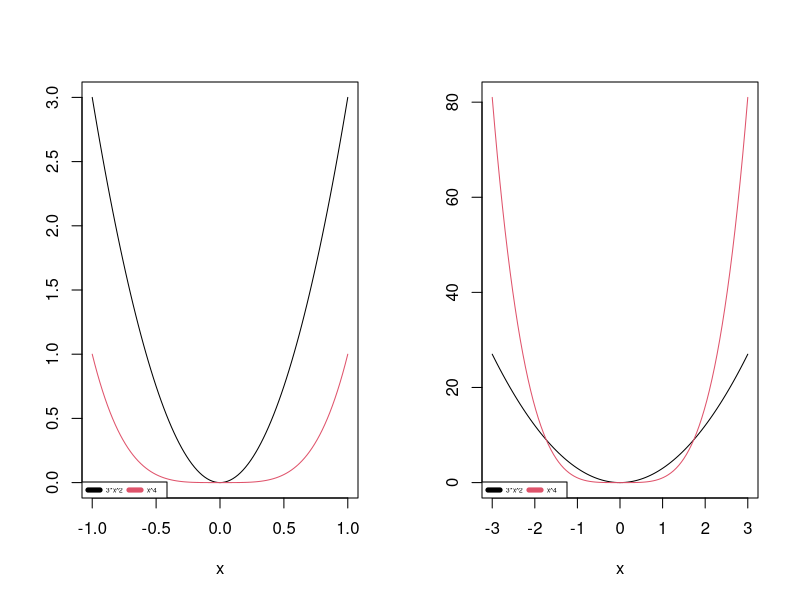
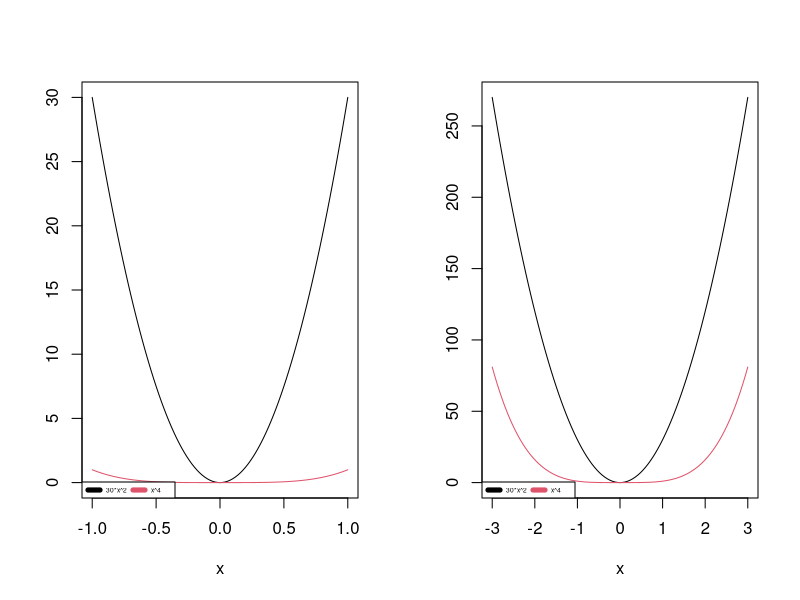
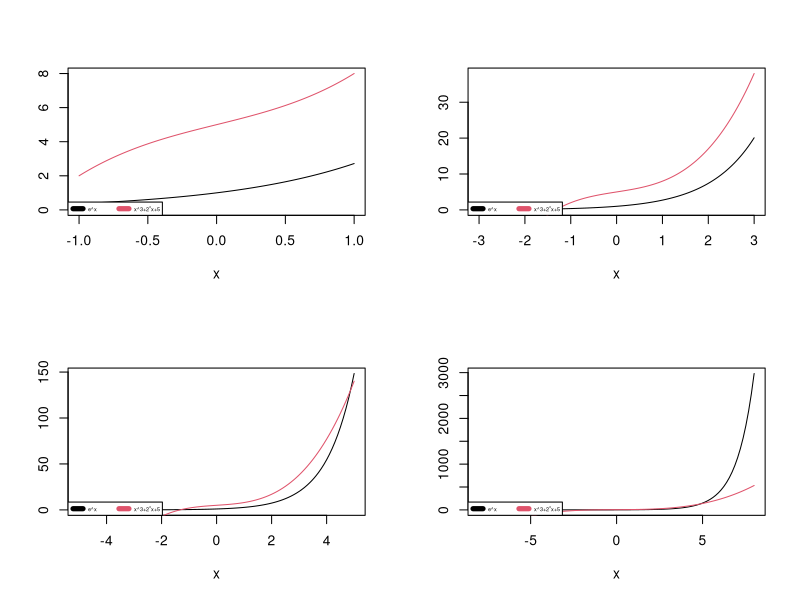
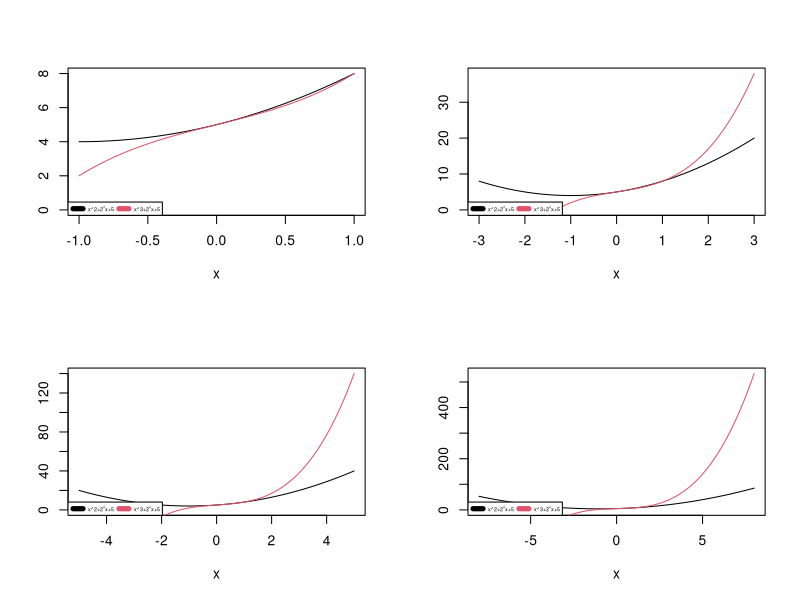
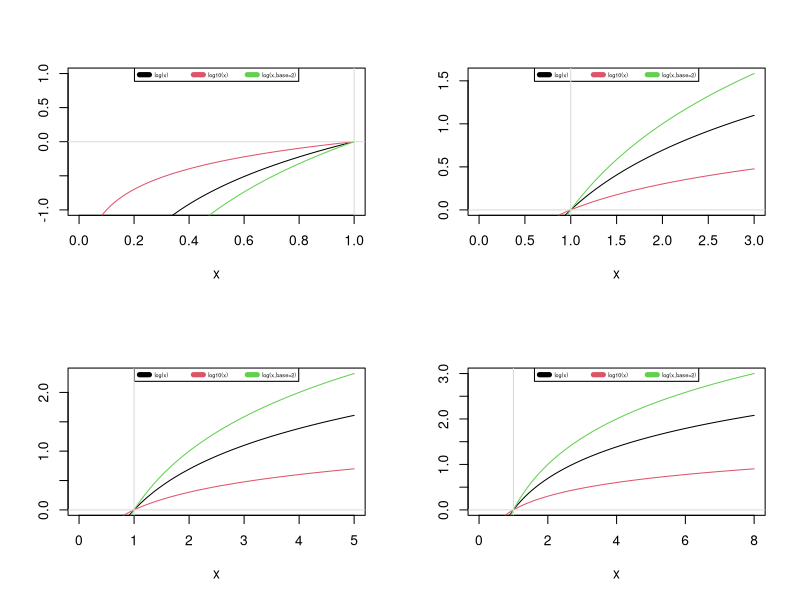
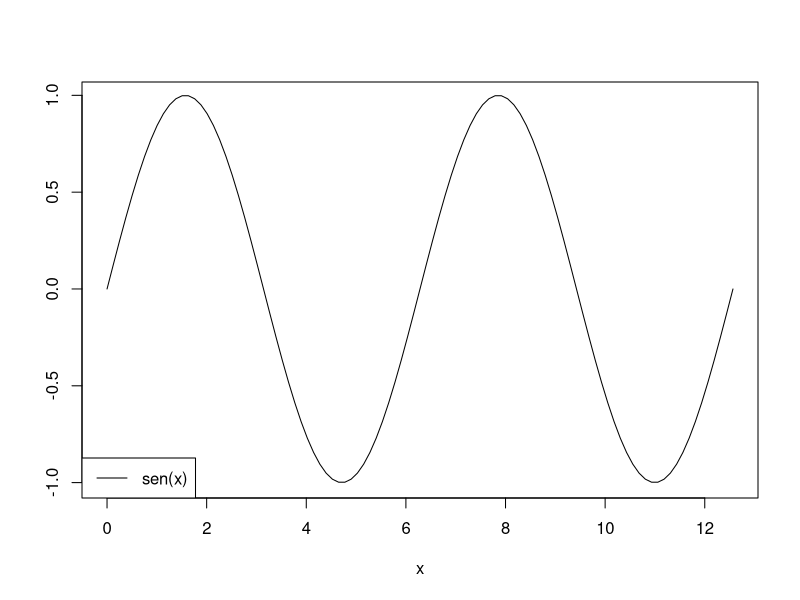
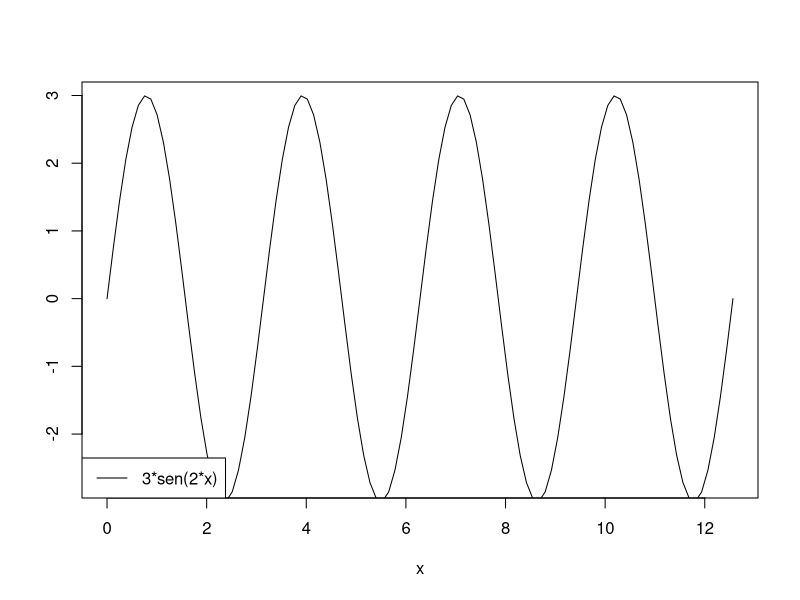
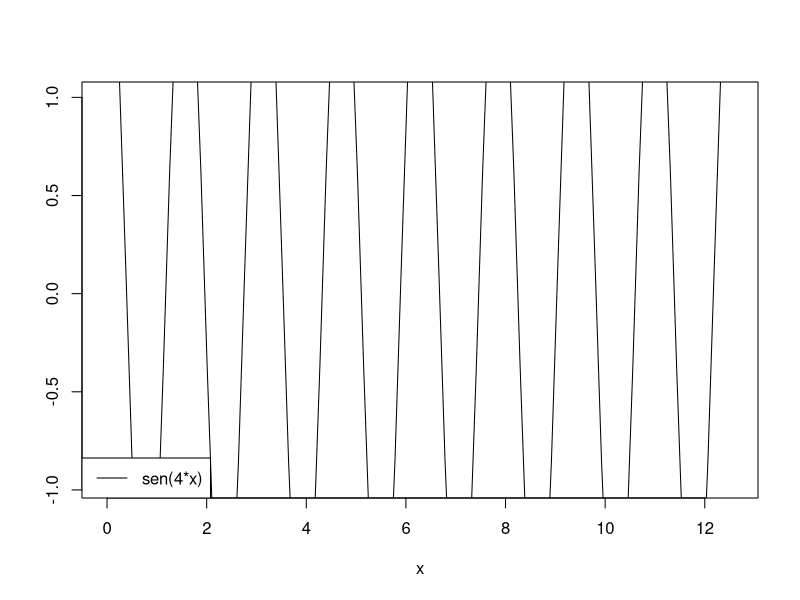

These charts were generated, in order, by the following R code:
### ejercicio 1 ###
par(mfrow=c(1,2))
for (x in c(1,3)){
M <-x
l <- c(0, max(M^4, 3*M^2))

curve(3*x^2, -M, M, xlab="x", ylab="", ylim=l, col =1)
curve(x^4, -M, M, xlab="x", ylab="", ylim=l, col=2, add=T)

legend("bottomleft", c("3*x^2","x^4"), col=c(1, 2) , lty=c(1,1), lwd=5,cex=0.40, horiz = TRUE,inset=0 )
}


par(mfrow=c(1,2))
for (x in c(1,3)){
  M <-x
  l <- c(0, max(M^4, 30*M^2))
  
  curve(30*x^2, -M, M, xlab="x", ylab="", ylim=l, col =1)
  curve(x^4, -M, M, xlab="x", ylab="", ylim=l, col=2, add=T)
  
  legend("bottomleft", c("30*x^2","x^4"), col=c(1, 2) , lty=c(1,1), lwd=5,cex=0.40, horiz = TRUE,inset=0 )
}

### ejercicio 2 ###

par(mfrow=c(2,2))
for (x in c(1,3,5,8)){
  M <-x
  l <- c(0, max(exp(M), (M^3)+2*M+5))
  print(l)
  curve(exp(x), -M, M, xlab="x", ylab="", ylim=l, col =1)
  curve(x^3+2*x+5, -M, M, xlab="x", ylab="", ylim=l, col=2, add=T)
  
  legend("bottomleft", c("e^x","x^3+2*x+5"), col=c(1, 2) , lty=c(1,1), lwd=5,cex=0.40, horiz = TRUE,inset=0 )
}

par(mfrow=c(2,2))
for (x in c(1,3,5,8)){
  M <-x
  l <- c(0, max((M^2)+2*M+5, (M^3)+2*M+5))
  
  curve((x^2)+2*x+5, -M, M, xlab="x", ylab="", ylim=l, col =1)
  curve(x^3+2*x+5, -M, M, xlab="x", ylab="", ylim=l, col=2, add=T)
  
  legend("bottomleft", c("x^2+2*x+5","x^3+2*x+5"), col=c(1, 2) , lty=c(1,1), lwd=5,cex=0.40, horiz = TRUE,inset=0 )
}

### ejercicio 3 ###

par(mfrow=c(2,2))
for (x in c(1,3,5,8)){
  M <-x
  l <- c(0, max(log(M), log10(M),log(M,base=2)))
  
  curve(log(x), 0, M, xlab="x", ylab="", ylim=l, col =1)
  curve(log10(x), 0, M, xlab="x", ylab="", ylim=l, col=2, add=T)
  curve(log(x,base=2), 0, M, xlab="x", ylab="", ylim=l, col=3, add=T)
  legend("top", c("log(x)","log10(x)","log(x,base=2)"), col=c(1, 2,3) , lty=c(1,1,1), lwd=5,cex=0.40, horiz = TRUE,inset=0 )
  abline(h=0,col=gray(0.85))
  abline(v=1,col=gray(0.85))
}

### ejercicio 4 ###
par(mfrow=c(1,1))
M <-4*pi
l <- c(min(sin(1:(4*pi))), max(sin(1:(4*pi))))
curve(sin(x), 0, M, xlab="x", ylab="", ylim=l, col =1)

legend("bottomleft", c("sen(x)"), col=c(1) , lty=c(1) )

M <-4*pi
l <- c(min(3*sin( 2*(1:(4*pi)) )), max(3*sin( 2*(1:(4*pi)) )))
curve(3*sin(2*x), 0, M, xlab="x", ylab="", ylim=l, col =1)

legend("bottomleft", c("3*sen(2*x)"), col=c(1) , lty=c(1) )

M <-4*pi
l <- c(min(cos( 4*(1:(4*pi)) )), max(cos( 4*(1:(4*pi)) )))
curve(2*cos(4*x), 0, M, xlab="x", ylab="", ylim=l, col =1)

legend("bottomleft", c("sen(4*x)"), col=c(1) , lty=c(1) )

M <-4*pi
y <- sin(  (3.5*pi)+(3/4*(1:M)) )*-3.5
l <- c(min(y),max(y))
curve(sin((3/4)*x + 3.5*pi)*-3.5, 0, M, xlab="x", ylab="", ylim=l, col =1)

legend("bottomleft", c("sen(4*x)"), col=c(1) , lty=c(1) )

